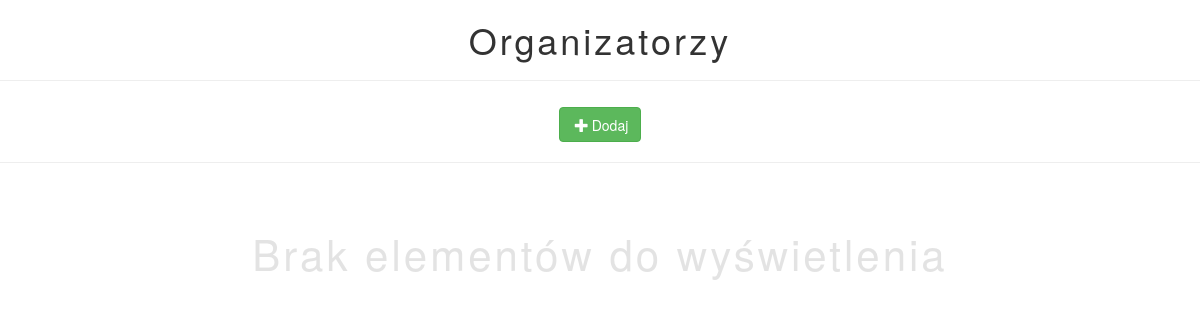
/organizingCommittee/list.php (signed in), run on an earlier commit of the app's database.
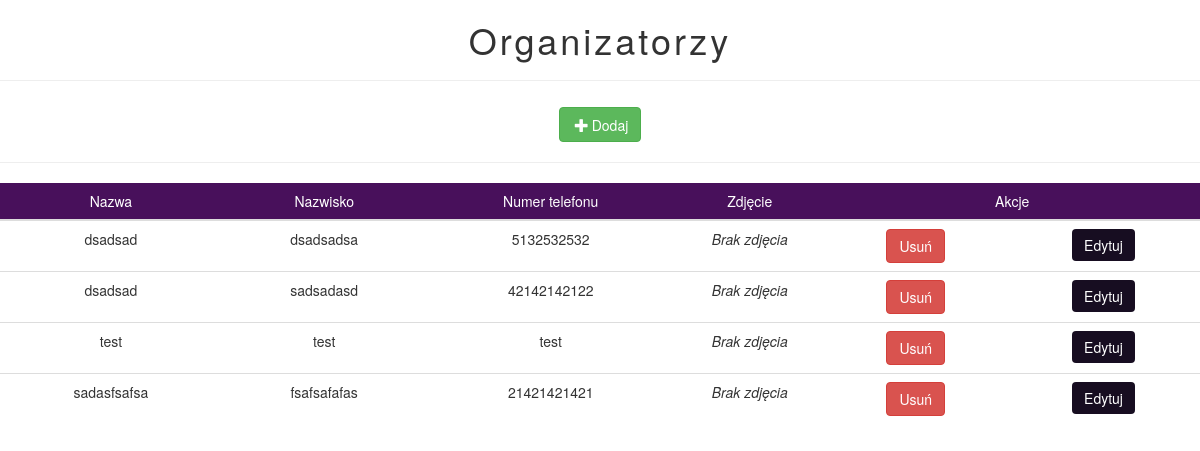
And on a later commit of the database.
### tables this page shows
CREATE TABLE IF NOT EXISTS `organizing_committee` (
  `id` int(11) NOT NULL AUTO_INCREMENT,
  `name` varchar(50) NOT NULL,
  `surname` varchar(50) NOT NULL,
  `phone_number` varchar(14) NOT NULL,
  `image` varchar(255) NOT NULL,
  PRIMARY KEY (`id`)
);

### public/organizingCommittee/list.php (the view, shortened to what this page needs)
<html>
    <head>
    </head>
    <body>
        <header class="">
            <h1>Organizatorzy</h1>
        </header>
        <hr>
        <nav>
            <a href="new.php" class="btn btn-success"><span class="glyphicon glyphicon-plus" aria-hidden="true"></span>Dodaj</a>
        </nav>
        <hr>
        <div class="table-responsive">
<?php
if ($_SESSION['role'] > 1)
{
    require ('../connection.php');
    $statement = 'SELECT * FROM organizing_committee ';
    $query = $pdo->query($statement);
    if ($query->rowCount() > 0)
    {
        echo '<table class="table table-responsive">
                <thead class="bg-primary">
                    <tr>
                        <th>Nazwa</th>
                        <th>Nazwisko</th>
                        <th>Numer telefonu</th>
                        <th>Zdjęcie</th>
                        <th colspan="2">Akcje</th>
                    </tr>
                </thead>';
        foreach ($query as $row)
        {
            echo '<tr>';
            echo '<td>'.$row['name'].'</td>';
            echo '<td>'.$row['surname'].'</td>';
            echo '<td>'.$row['phone_number'].'</td>';
            if (file_exists("../upload/".$row['image']) && $row['image'] != "" ) echo '<td><img class="photo" src="../upload/'.$row['image'].'"></td>';
            else echo '<td><i>Brak zdjęcia</i></td>';
            echo "<td><form action='delete.php' method='POST'><input type='hidden' name='id' value='".$row['id']."'><input type='submit' class='btn btn-danger' value='Usuń'></form></td>";
            echo "<td><form action='edit.php' method='POST'><input type='hidden' name='id' value='".$row['id']."'><input type='submit' class='btn btn-primary' value='Edytuj'></form></td>";
            echo '</tr>';
        }
        echo '</table>';
    }
    else
    {
        echo '<p class="text-muted">Brak elementów do wyświetlenia</p>';
    }
}
else
{
    header("Location: ../login.php");
    die();
}
?>
        </div>
    </body>
</html>

### public/theme.css (style rules this page uses)
* { margin: 0; padding: 0; text-align: center; font-size: 14px; animation: fadein 0.45s; }
.bg-primary { background-color: #48105B; }
.btn-primary { background-color: #170D21; border: none; }
h1, h2, h3, h4, h5, .text-muted { letter-spacing: 3px; }
.btn { animation: slideLeft 0.45s; }
div:nth-child(odd) { animation: slideRight 0.5s; }
tr:nth-child(even) { animation: slideLeft 0.45s; }
tr:nth-child(odd) { animation: slideRight 0.45s; }
body { font-size: 16px; }
input, a { margin: 0.5vw; padding: 0.5vw; }
.glyphicon { margin: 3px; }
td, th { text-align: center; font-size: 1em; font-weight: normal; width: 50px; }
td .btn { margin: 0; }
.text-muted { font-size: 3em; opacity: 0.2; margin-top: 5vh; animation: none; }

What changed in the data, as far as the page shows it:
added organizing_committee: name "dsadsad", surname "dsadsadsa", phone_number "5132532532", shows "Brak zdjęcia"
added organizing_committee: name "dsadsad", surname "sadsadasd", phone_number "42142142122", image "Brak zdjęcia"
added organizing_committee: name "test", surname "test", phone_number "test", image "Brak zdjęcia"
added organizing_committee: name "sadasfsafsa", surname "fsafsafafas", phone_number "21421421421", image "Brak zdjęcia"
Also different on the page:
text no longer shown: "Brak elementów do wyświetlenia"
text now shown: "Nazwa Nazwisko Numer telefonu Zdjęcie Akcje"
